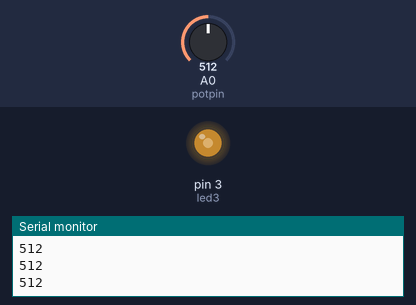
This sketch was run on a simulated Arduino Uno, built with avr-gcc and run on an emulated ATmega328P. Parts: output pins drawn as LEDs (lit = HIGH), the last lines printed to the serial monitor. The inputs (shaded band) are chosen by the test bench; at power-on: A0 (potpin) = 512.

Above: at 1.2 s.
1.3 s: A0 (potpin) set to 716
At 2.3 s:
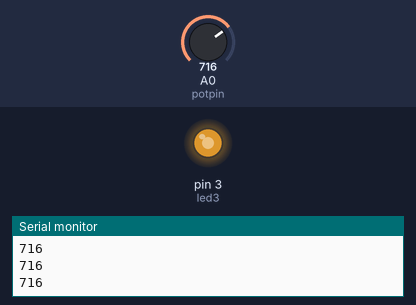
2.8 s: A0 (potpin) set to 900
At 3.4 s:
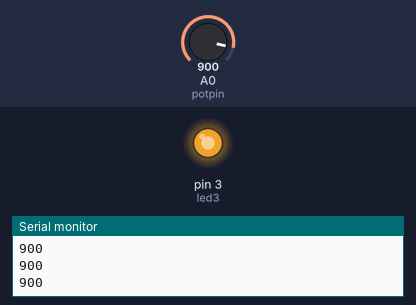
4.3 s: A0 (potpin) set to 122
At 4.6 s:
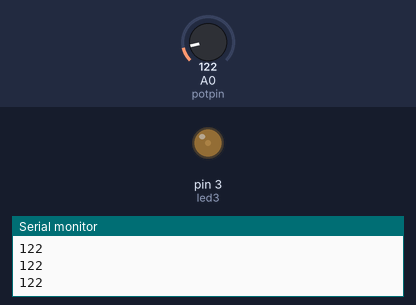
5.8 s: A0 (potpin) set to 0
At 6.8 s:
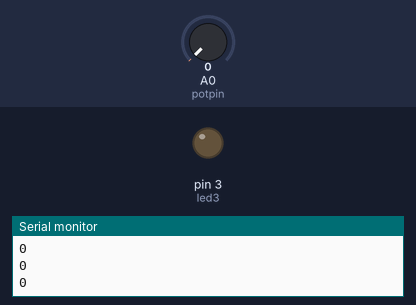
7.3 s: A0 (potpin) set to 511
At 8.0 s:
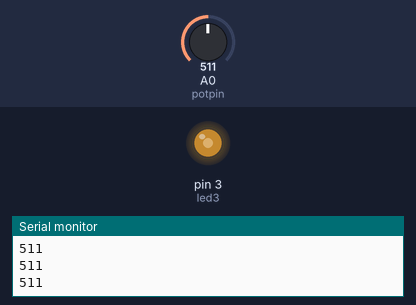
Timing chart, 0 to 9.8 s (numbered marks = the images above; inputs shaded):
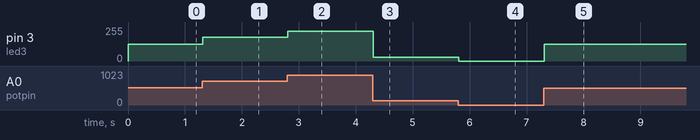

Measured:
- after the input at 1.3 s, pin 3 (led3): 127/255 → 178/255 at once
- after the input at 2.8 s, pin 3 (led3): 178/255 → 224/255 at once
- after the input at 4.3 s, pin 3 (led3): 224/255 → 30/255 at once
- after the input at 5.8 s, pin 3 (led3): 30/255 → 0/255 at once
- after the input at 7.3 s, pin 3 (led3): 0/255 → 127/255 at once

The sketch:

Analog_Okuma_ve_Seri_Haberle_me.ino
```cpp
#define potpin A0
#define led3 3
int deger=0;
void setup() {
  Serial.begin(9600);
  Serial.println("Pot Değer Okuma");
}

void loop() {
  deger=analogRead(potpin);
  Serial.println(deger);
  int potd = map(deger,0,1023,0,255);
  analogWrite(led3,potd);
}
```
